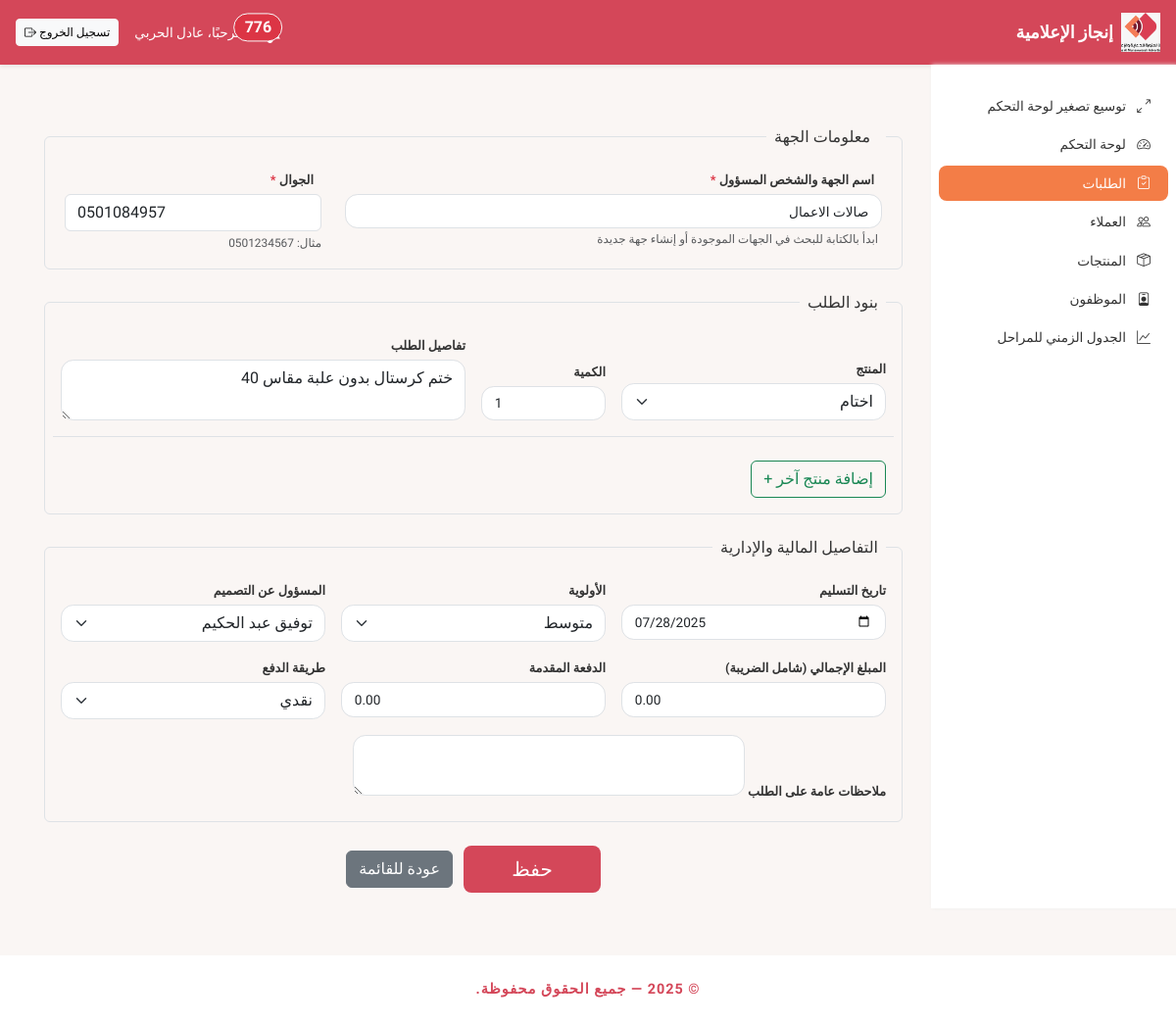
The page /orders/edit?id=76 (signed in) on the database its author committed.
### tables this page shows
CREATE TABLE `orders` (
  `order_id` int(11) NOT NULL,
  `client_id` int(11) NOT NULL,
  `designer_id` int(11) DEFAULT NULL,
  `workshop_id` int(11) DEFAULT NULL,
  `total_amount` decimal(10,2) NOT NULL DEFAULT 0.00,
  `deposit_amount` decimal(10,2) NOT NULL DEFAULT 0.00,
  `remaining_amount` decimal(10,2) NOT NULL DEFAULT 0.00,
  `payment_status` enum('مدفوع','غير مدفوع','مدفوع جزئياً') NOT NULL DEFAULT 'غير مدفوع',
  `payment_method` enum('نقدي','تحويل بنكي','فوري','غيره') DEFAULT 'نقدي',
  `order_date` datetime DEFAULT current_timestamp(),
  `delivered_at` datetime DEFAULT NULL COMMENT 'تاريخ تأكيد تسليم الطلب للعميل',
  `payment_settled_at` datetime DEFAULT NULL COMMENT 'تاريخ تأكيد الدفع الكامل',
  `due_date` date DEFAULT NULL,
  `status` enum('قيد التصميم','قيد التنفيذ','جاهز للتسليم','بانتظار الإغلاق','مكتمل','ملغي') NOT NULL DEFAULT 'قيد التصميم',
  `priority` enum('عاجل جداً','عالي','متوسط','منخفض') DEFAULT 'متوسط',
  `notes` text DEFAULT NULL,
  `design_completed_at` datetime DEFAULT NULL COMMENT 'تاريخ انتهاء مرحلة التصميم',
  `execution_completed_at` datetime DEFAULT NULL COMMENT 'تاريخ انتهاء مرحلة التنفيذ',
  `created_by` int(11) DEFAULT NULL,
  `last_update` datetime DEFAULT NULL,
  `updated_at` timestamp NULL DEFAULT NULL ON UPDATE current_timestamp(),
  `design_rating` int(2) DEFAULT NULL COMMENT 'تقييم مرحلة التصميم من 1-10',
  `execution_rating` int(2) DEFAULT NULL COMMENT 'تقييم مرحلة التنفيذ من 1-10'
);

CREATE TABLE `clients` (
  `client_id` int(11) NOT NULL,
  `company_name` varchar(255) NOT NULL,
  `contact_person` varchar(255) DEFAULT NULL,
  `phone` varchar(20) DEFAULT NULL,
  `email` varchar(100) DEFAULT NULL
);

CREATE TABLE `employees` (
  `employee_id` int(11) NOT NULL,
  `name` varchar(100) NOT NULL,
  `role` enum('مدير','مصمم','معمل','محاسب') NOT NULL,
  `phone` varchar(20) DEFAULT NULL,
  `email` varchar(100) DEFAULT NULL,
  `password` varchar(255) NOT NULL
);

### src/Controller/OrderController.php (called while the page is built, shortened)
<?php
class OrderController
{
    private \mysqli $conn;
    public function __construct(\mysqli $conn)
    {
        $this->conn = $conn;
    }
    public function edit(): void
    {
        $id = $_GET['id'] ?? null;
        $stmt = $this->conn->prepare("SELECT o.*, c.company_name, c.phone FROM orders o JOIN clients c ON o.client_id = c.client_id WHERE o.order_id = ?");
        $stmt->bind_param("i", $id);
        $stmt->execute();
        $result = $stmt->get_result();
        $order = $result->fetch_assoc();
        $is_edit = true;
        if ($_SESSION['user_role'] === 'مدير') {
            $employees_result = $this->conn->query("SELECT employee_id, name, role FROM employees WHERE role IN ('مصمم', 'مدير') ORDER BY name");
            $employees_array = $employees_result->fetch_all(MYSQLI_ASSOC);
        }
        require_once __DIR__ . '/../View/order/form.php';
    }
}

### src/Core/RoleHelper.php (called while the page is built, shortened)
<?php
class RoleHelper
{
    public static function getCurrentUserRole(): string
    {
        return trim($_SESSION['user_role'] ?? 'guest');
    }
    public static function isManager(): bool
    {
        $role = self::getCurrentUserRole();
        return in_array($role, ['مدير', 'admin']);
    }
}

### src/View/order/form.php (the view, shortened to what this page needs)
<?php
$is_edit = $is_edit ?? false;
$order = $order ?? [];
$employees_array = $employees_array ?? [];
$company_name = $order['company_name'] ?? '';
$phone = $order['phone'] ?? '';
$due_date = $order['due_date'] ?? date('Y-m-d');
$priority = $order['priority'] ?? 'متوسط';
$designer_id = $order['designer_id'] ?? '';
$total_amount = $order['total_amount'] ?? '0';
$deposit_amount = $order['deposit_amount'] ?? '0';
$payment_method = $order['payment_method'] ?? 'نقدي';
$notes = $order['notes'] ?? '';
?>
<div class="container" style="max-width: 900px;">
    <form method="POST" action="<?= $is_edit ? $_ENV['BASE_PATH'] . '/orders/update' : $_ENV['BASE_PATH'] . '/orders' ?>" id="order-form">
        <div class="row g-3">
            <div class="row g-3">
                <fieldset class="border p-3 rounded mb-2">
                    <legend class="float-none w-auto px-2 h6"><i class="fas fa-building me-2"></i>معلومات الجهة</legend>
                    <div class="row">
                        <div class="col-md-8">
                            <label class="form-label"><i class="fas fa-building me-2"></i>اسم الجهة والشخص المسؤول <span class="text-danger">*</span></label>
                            <div class="position-relative">
                                <input type="text" name="company_name" id="company_name_input" class="form-control" autocomplete="off" required value="<?= htmlspecialchars($company_name) ?>" placeholder="اكتب اسم الجهة والشخص المسؤول...">
                                <small class="form-text text-muted">
                                    ابدأ بالكتابة للبحث في الجهات الموجودة أو إنشاء جهة جديدة
                                </small>
                            </div>
                        </div>
                        <div class="col-md-4">
                            <label class="form-label"><i class="fas fa-phone me-2"></i>الجوال <span class="text-danger">*</span></label>
                            <div class="position-relative">
                                <input type="tel" name="phone" id="phone_input" class="form-control"
                                       pattern="^05[0-9]{8}$"
                                       placeholder="05xxxxxxxx"
                                       title="يجب أن يبدأ الرقم بـ 05 ويتكون من 10 أرقام"
                                       maxlength="10"
                                       required
                                       value="<?= htmlspecialchars($phone) ?>">
                                <div class="form-text text-muted">مثال: 0501234567</div>
                            </div>
                        </div>
                    </div>
                </fieldset>
                <fieldset class="border p-3 rounded mb-2">
                    <legend class="float-none w-auto px-2 h6">بنود الطلب</legend>
                    <div id="order-items-container">
                    </div>
                    <button type="button" id="add-item-btn" class="btn btn-outline-success mt-2">إضافة منتج آخر +</button>
                </fieldset>
                <fieldset class="border p-3 rounded mb-2">
                    <legend class="float-none w-auto px-2 h6">التفاصيل المالية والإدارية</legend>
                    <div class="row g-3">
                        <div class="col-md-4">
                            <label class="form-label">تاريخ التسليم</label>
                            <input type="date" name="due_date" class="form-control" value="<?= htmlspecialchars($due_date) ?>" required>
                        </div>
                        <div class="col-md-4">
                            <label class="form-label">الأولوية</label>
                            <select name="priority" class="form-select">
                                <option value="متوسط" <?= ($priority == 'متوسط') ? 'selected' : '' ?>>متوسط</option>
                            </select>
                        </div>
                        <div class="col-md-4">
                            <label class="form-label">المسؤول عن التصميم</label>
                            <?php if (\App\Core\RoleHelper::isManager()): ?>
                                <select name="designer_id" class="form-select" required>
                                    <?php foreach ($employees_array as $d_row): ?>
                                        <?php if ($d_row['role'] === 'مصمم' || $d_row['role'] === 'مدير'): ?>
                                            <option value="<?= $d_row['employee_id'] ?>" <?= ($designer_id == $d_row['employee_id']) ? 'selected' : '' ?>><?= htmlspecialchars($d_row['name']) ?></option>
                                        <?php endif; ?>
                                    <?php endforeach; ?>
                                </select>
                            <?php elseif (\App\Core\RoleHelper::getCurrentUserRole() === 'مصمم'): ?>
                                <p class="form-control-plaintext bg-light border rounded-pill px-3"><?= htmlspecialchars($_SESSION['user_name']) ?></p>
                                <input type="hidden" name="designer_id" value="<?= $_SESSION['user_id'] ?>">
                            <?php endif; ?>
                        </div>
                        <div class="col-md-4">
                            <label class="form-label">المبلغ الإجمالي (شامل الضريبة)</label>
                            <input type="number" name="total_amount" class="form-control" min="0" step="0.01" value="<?= htmlspecialchars($total_amount) ?>" required>
                        </div>
                        <div class="col-md-4">
                            <label class="form-label">الدفعة المقدمة</label>
                            <input type="number" name="deposit_amount" class="form-control" min="0" step="0.01" value="<?= htmlspecialchars($deposit_amount) ?>">
                        </div>
                        <div class="col-md-4">
                            <label class="form-label">طريقة الدفع</label>
                            <select name="payment_method" class="form-select" required>
                                <option value="نقدي" <?= ($payment_method == 'نقدي') ? 'selected' : '' ?>>نقدي</option>
                            </select>
                        </div>
                        <div class="col-12">
                            <label class="form-label">ملاحظات عامة على الطلب</label>
                            <textarea name="notes" class="form-control" rows="2" style="max-width:400px;min-width:200px;display:inline-block;"><?= htmlspecialchars($notes) ?></textarea>
                        </div>
                    </div>
                </fieldset>
                <div class="col-12 text-center mt-3">
                    <button class="btn btn-lg px-5 text-white" type="submit" style="background-color:#D44759;">حفظ</button>
                    <a href="<?= $_ENV['BASE_PATH'] ?>/orders" class="btn btn-secondary ms-2">عودة للقائمة</a>
                </div>
            </div>
    </form>
</div>

### public/assets/style.css (style rules this page uses)
body { background: #faf6f4; font-family: 'Tajawal', Arial, sans-serif; color: #333; font-size: 0.85rem; }
input[type="text"], input[type="number"], input[type="email"], input[type="date"], textarea, select { border-radius: 0.8rem !important; font-size: 0.85rem; padding: 0.4rem 0.8rem; }
.form-label { font-size: 0.8rem; font-weight: 600; margin-bottom: 0.3rem; }
.row { margin-left: -0.5rem; margin-right: -0.5rem; }

### src/header.php (style rules this page uses)
body { font-family: 'Tajawal', Arial, sans-serif; background: #faf6f4; }

### rows shown on the page
orders: company_name "صالات الاعمال", phone "0501084957", due_date "07/28/2025", priority "متوسط", designer_id "توفيق عبد الحكيم", total_amount "0.00", deposit_amount "0.00", payment_method "نقدي"

### other values the page prints
$unread_count "776"
$_SESSION['user_name'] "عادل الحربي"
